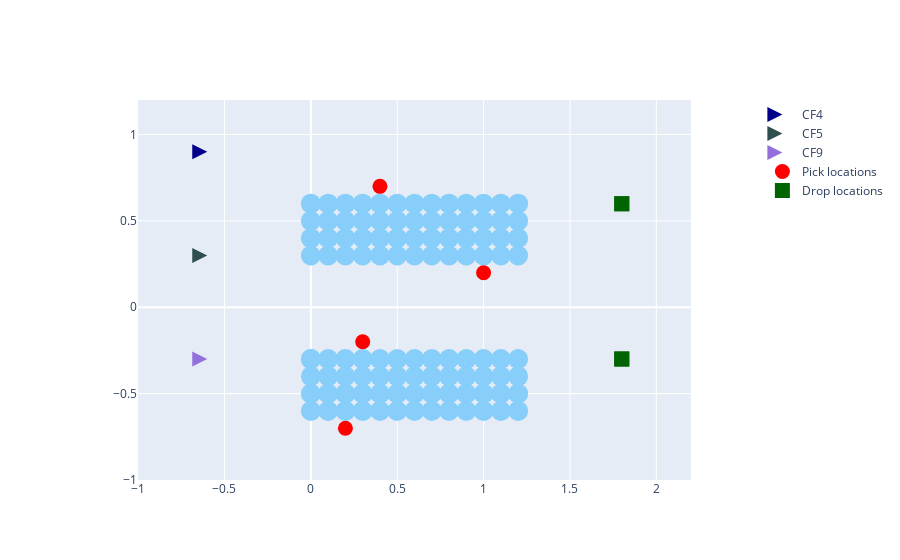
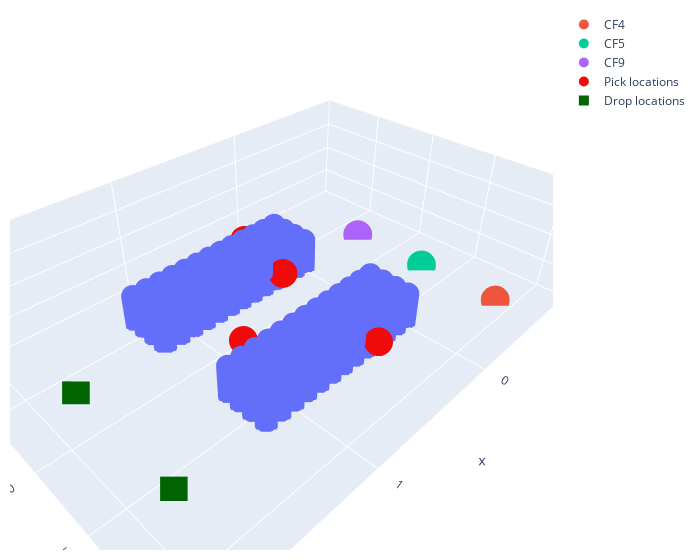

The code cell stored with these charts, in order, in its notebook:
### Markdown cell above
#### STEP 3: Implement Multi-Agent Path Finding

### Code cell
# 2D plot of the scene
import plotly.graph_objects as go
fig1 = go.Figure()
fig2 = go.Figure()

sim = Simulation(env=env, fig1=fig1, fig2=fig2)

sim.add_agents(agent_list)
sim.set_task_list(task_list)
sim.init_plot()

### Figure 1 — Plotly figure (JSON) as saved in the notebook; plotly's stock layout.template omitted (floating-point values rounded to 4 significant figures)
{"data": [{"marker": {"color": "LightSkyBlue", "size": 20}, "mode": "markers", "showlegend": false, "type": "scatter", "x": [0, 0, 0, 0, 0, 0.1, 0.1, 0.1, 0.1, 0.2, 0.2, 0.2, 0.2, 0.3, 0.3, 0.3, 0.3, 0.4, 0.4, 0.4, 0.4, 0.5, 0.5, 0.5, 0.5, 0.6, 0.6, 0.6, 0.6, 0.7, 0.7, 0.7, 0.7, 0.8, 0.8, 0.8, 0.8, 0.9, 0.9, 0.9, 0.9, 1, 1, 1, 1, 1.1, 1.1, 1.1, 1.1, 1.2, 1.2, 1.2, 1.2, 0, 0, 0, 0, 0.1, 0.1, 0.1, 0.1, 0.2, 0.2, 0.2, 0.2, 0.3, 0.3, 0.3, 0.3, 0.4, 0.4, 0.4, 0.4, 0.5, 0.5, 0.5, 0.5, 0.6, 0.6, 0.6, 0.6, 0.7, 0.7, 0.7, 0.7, 0.8, 0.8, 0.8, 0.8, 0.9, 0.9, 0.9, 0.9, 1, 1, 1, 1, 1.1, 1.1, 1.1, 1.1, 1.2, 1.2, 1.2, 1.2], "y": [-0.3, -0.3, -0.4, -0.5, -0.6, -0.3, -0.4, -0.5, -0.6, -0.3, -0.4, -0.5, -0.6, -0.3, -0.4, -0.5, -0.6, -0.3, -0.4, -0.5, -0.6, -0.3, -0.4, -0.5, -0.6, -0.3, -0.4, -0.5, -0.6, -0.3, -0.4, -0.5, -0.6, -0.3, -0.4, -0.5, -0.6, -0.3, -0.4, -0.5, -0.6, -0.3, -0.4, -0.5, -0.6, -0.3, -0.4, -0.5, -0.6, -0.3, -0.4, -0.5, -0.6, 0.3, 0.4, 0.5, 0.6, 0.3, 0.4, 0.5, 0.6, 0.3, 0.4, 0.5, 0.6, 0.3, 0.4, 0.5, 0.6, 0.3, 0.4, 0.5, 0.6, 0.3, 0.4, 0.5, 0.6, 0.3, 0.4, 0.5, 0.6, 0.3, 0.4, 0.5, 0.6, 0.3, 0.4, 0.5, 0.6, 0.3, 0.4, 0.5, 0.6, 0.3, 0.4, 0.5, 0.6, 0.3, 0.4, 0.5, 0.6, 0.3, 0.4, 0.5, 0.6]}, {"marker": {"color": "DarkBlue", "size": 15, "symbol": "arrow-right"}, "mode": "markers", "name": "CF4", "type": "scatter", "x": [-0.6], "y": [0.9]}, {"marker": {"color": "DarkSlateGrey", "size": 15, "symbol": "arrow-right"}, "mode": "markers", "name": "CF5", "type": "scatter", "x": [-0.6], "y": [0.3]}, {"marker": {"color": "MediumPurple", "size": 15, "symbol": "arrow-right"}, "mode": "markers", "name": "CF9", "type": "scatter", "x": [-0.6], "y": [-0.3]}, {"marker": {"color": "Red", "size": 15}, "mode": "markers", "name": "Pick locations", "type": "scatter", "x": [0.4, 0.3, 1, 0.2], "y": [0.7, -0.2, 0.2, -0.7]}, {"marker": {"color": "DarkGreen", "size": 15, "symbol": "square"}, "mode": "markers", "name": "Drop locations", "type": "scatter", "x": [1.8, 1.8, 1.8, 1.8], "y": [0.6, -0.3, -0.3, 0.6]}], "layout": {"xaxis": {"constrain": "domain", "range": [-1, 2.2]}, "yaxis": {"range": [-1, 1.2], "scaleanchor": "x", "scaleratio": 1}}}

### Figure 2 — Plotly figure (JSON) as saved in the notebook; plotly's stock layout.template omitted (floating-point values rounded to 4 significant figures; data arrays with more than 128 entries replaced by an {"elided": "..."} marker saying what was removed)
{"data": [{"mode": "markers", "showlegend": false, "type": "scatter3d", "x": {"elided": "1260 float values"}, "y": {"elided": "1260 float values"}, "z": {"elided": "1260 float values"}}, {"marker": {"size": 10, "symbol": "circle"}, "mode": "markers", "name": "CF4", "type": "scatter3d", "x": [-0.6], "y": [0.9], "z": [0.075]}, {"marker": {"size": 10, "symbol": "circle"}, "mode": "markers", "name": "CF5", "type": "scatter3d", "x": [-0.6], "y": [0.3], "z": [0.075]}, {"marker": {"size": 10, "symbol": "circle"}, "mode": "markers", "name": "CF9", "type": "scatter3d", "x": [-0.6], "y": [-0.3], "z": [0.075]}, {"marker": {"color": "rgba(240, 10, 10, 1.0)", "size": 10}, "mode": "markers", "name": "Pick locations", "type": "scatter3d", "x": [0.4, 0.3, 1, 0.2], "y": [0.7, -0.2, 0.2, -0.7], "z": [0.4, 0.4, 0.6, 0.4]}, {"marker": {"color": "rgba(0, 100, 0, 1.0)", "size": 10, "symbol": "square"}, "mode": "markers", "name": "Drop locations", "type": "scatter3d", "x": [1.8, 1.8, 1.8, 1.8], "y": [0.6, -0.3, -0.3, 0.6], "z": [0.1, 0.1, 0.1, 0.1]}], "layout": {"margin": {"b": 10, "l": 10, "r": 20, "t": 10}, "scene": {"xaxis": {"nticks": 6, "range": [-1, 2.2]}, "yaxis": {"nticks": 6, "range": [-1, 1.2]}, "zaxis": {"nticks": 6, "range": [0, 2]}}, "width": 700}}
